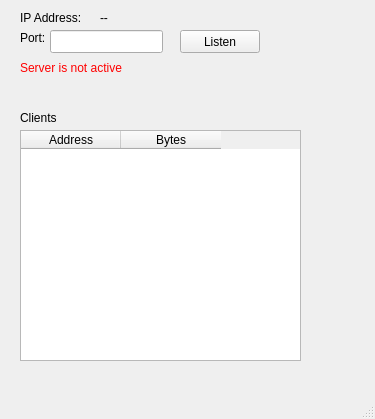
<?xml version="1.0" encoding="UTF-8"?>
<ui version="4.0">
 <class>MainWindow</class>
 <widget class="QMainWindow" name="MainWindow">
  <property name="geometry">
   <rect>
    <x>0</x>
    <y>0</y>
    <width>375</width>
    <height>419</height>
   </rect>
  </property>
  <property name="windowTitle">
   <string>Dice Server</string>
  </property>
  <widget class="QWidget" name="centralwidget">
   <widget class="QLabel" name="label">
    <property name="geometry">
     <rect>
      <x>20</x>
      <y>10</y>
      <width>71</width>
      <height>16</height>
     </rect>
    </property>
    <property name="text">
     <string>IP Address:</string>
    </property>
   </widget>
   <widget class="QLabel" name="ipAddrLabel">
    <property name="geometry">
     <rect>
      <x>100</x>
      <y>10</y>
      <width>161</width>
      <height>16</height>
     </rect>
    </property>
    <property name="text">
     <string>--</string>
    </property>
   </widget>
   <widget class="QLabel" name="label_3">
    <property name="geometry">
     <rect>
      <x>20</x>
      <y>30</y>
      <width>57</width>
      <height>15</height>
     </rect>
    </property>
    <property name="text">
     <string>Port:</string>
    </property>
   </widget>
   <widget class="QLineEdit" name="portEdit">
    <property name="geometry">
     <rect>
      <x>50</x>
      <y>30</y>
      <width>113</width>
      <height>23</height>
     </rect>
    </property>
   </widget>
   <widget class="QPushButton" name="listenButton">
    <property name="geometry">
     <rect>
      <x>180</x>
      <y>30</y>
      <width>80</width>
      <height>23</height>
     </rect>
    </property>
    <property name="text">
     <string>Listen</string>
    </property>
   </widget>
   <widget class="QTableWidget" name="connectionsTable">
    <property name="geometry">
     <rect>
      <x>20</x>
      <y>130</y>
      <width>281</width>
      <height>231</height>
     </rect>
    </property>
    <property name="columnCount">
     <number>2</number>
    </property>
    <column>
     <property name="text">
      <string>Address</string>
     </property>
    </column>
    <column>
     <property name="text">
      <string>Bytes</string>
     </property>
    </column>
   </widget>
   <widget class="QLabel" name="label_2">
    <property name="geometry">
     <rect>
      <x>20</x>
      <y>110</y>
      <width>91</width>
      <height>16</height>
     </rect>
    </property>
    <property name="text">
     <string>Clients</string>
    </property>
   </widget>
   <widget class="QLabel" name="activityLabel">
    <property name="geometry">
     <rect>
      <x>20</x>
      <y>60</y>
      <width>241</width>
      <height>16</height>
     </rect>
    </property>
    <property name="styleSheet">
     <string notr="true">color: red;</string>
    </property>
    <property name="text">
     <string>Server is not active</string>
    </property>
   </widget>
  </widget>
  <widget class="QMenuBar" name="menubar">
   <property name="geometry">
    <rect>
     <x>0</x>
     <y>0</y>
     <width>375</width>
     <height>20</height>
    </rect>
   </property>
  </widget>
  <widget class="QStatusBar" name="statusbar"/>
 </widget>
 <resources/>
 <connections/>
</ui>
